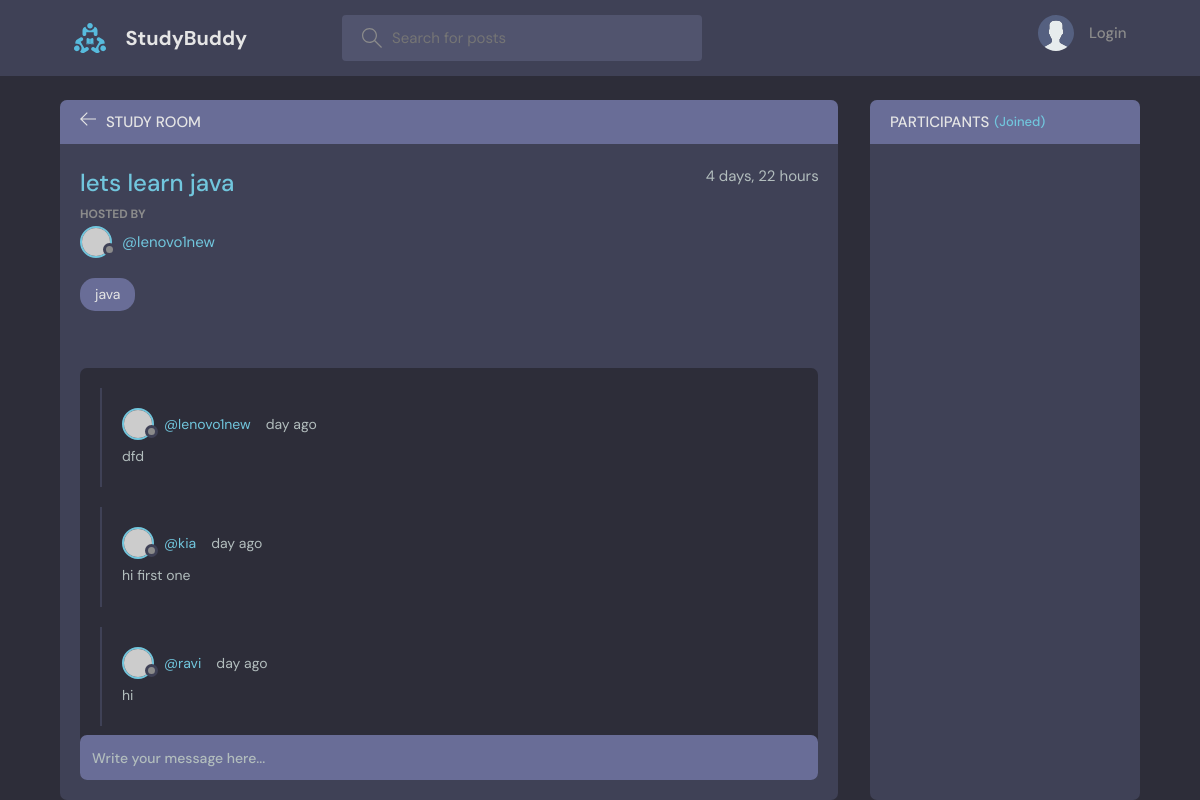
/room/5/, run on the app's committed database.
### base/models.py (models this page shows, shortened)
class Room(models.Model):
    host = models.ForeignKey(User, on_delete=models.SET_NULL , null=True)
    topic = models.ForeignKey(Topic, on_delete=models.SET_NULL , null=True)
    name = models.CharField(max_length=200)  #thise variables name,description represent column in database
    description = models.TextField(null=True , blank=True)#null=True means thise filled cant be blank
    participants = models.ManyToManyField(User,related_name='participants',blank=True)
    updated = models.DateTimeField(auto_now=True)
    created = models.DateTimeField(auto_now_add=True)
    class Meta:
        ordering = ['-updated','-created'] #we are trying to make our newist oredr to display first

class Topic(models.Model):
    name = models.CharField(max_length=200)
    def __str__(self):
        return self.name

class Message(models.Model):
    user = models.ForeignKey(User , on_delete=models.CASCADE) # here User have (one to many relationship )like a user can have multiple messages ,but multiple messages can have only one user
    room = models.ForeignKey(Room , on_delete=models.CASCADE) # here we connect [message to room] so here message is a child modle
    body = models.TextField () #contain messages
    updated = models.DateTimeField(auto_now=True)
    created = models.DateTimeField(auto_now_add=True)
    class Meta:
        ordering = ['-updated','-created']

### base/views.py (the view, shortened to what this page needs)
# urls.py: path('room/<str:pk>/',views.room,name='room'),
def room(request,pk):
    room = Room.objects.get(id=pk)
    room_messages = room.message_set.all()
    participants = room.participants.all()
    context = {'room':room,'room_messages':room_messages,'participants':participants}
    return render(request,'room.html',context)

### base/templates/room.html (shortened to what this page needs)
{% extends 'main.html' %}
{% block content%}
    <main class="profile-page layout layout--2">
      <div class="container">
        <div class="room">
          <div class="room__top">
            <div class="room__topLeft">
              <a href="{% url 'home' %}">
                <svg version="1.1" xmlns="http://www.w3.org/2000/svg" width="32" height="32" viewBox="0 0 32 32">
                  <title>arrow-left</title>
                  <path
                    d="M13.723 2.286l-13.723 13.714 13.719 13.714 1.616-1.611-10.96-10.96h27.625v-2.286h-27.625l10.965-10.965-1.616-1.607z"
                  ></path>
                </svg>
              </a>
              <h3>Study Room</h3>
            </div>
          </div>
          <div class="room__box scroll">
            <div class="room__header scroll">
              <div class="room__info">
                <h3>{{room.name}}</h3>
                <span>{{room.created|timesince}}</span>
              </div>
              <div class="room__hosted">
                <p>Hosted By</p>
                <a href="{% url 'user-profile' room.host.id %}" class="room__author">
                  <div class="avatar avatar--small">
                    <img src="https://randomuser.me/api/portraits/men/37.jpg" />
                  </div>
                  <span>@{{room.host.username}}</span>
                </a>
              </div>
              <span class="room__topics">{{room.topic}}</span>
            </div>
            <div class="room__conversation">
              <div class="threads scroll">
                    {% for message in room_messages %}
                <div class="thread">
                  <div class="thread__top">
                    <div class="thread__author">
                      <a href="{% url 'user-profile' message.user.id %}" class="thread__authorInfo">
                        <div class="avatar avatar--small">
                          <img src="https://randomuser.me/api/portraits/men/37.jpg" />
                        </div>
                        <span>@{{message.user.username}}</span>
                      </a>
                      <span class="thread__date">{{message.creates|timesince}} day ago</span>
                    </div>
                  </div>
                  <div class="thread__details">
                   {{message.body}}
                  </div>
                </div>
                    {% endfor %}
              </div>
            </div>
          </div>
          <div class="room__message">
            <form action="" method="POST">
              <input name="body" placeholder="Write your message here..." /></form>
          </div>
        </div>
        <div class="participants">
          <h3 class="participants__top">Participants <span>({{participants.counts}}Joined)</span></h3>
          <div class="participants__list scroll">
          </div>
        </div>
      </div>
    </main>
{% endblock %}

### data on the page
Room: name "lets learn java", created "4 days, 22 hours", host.username "lenovo1new", topic "java"
Message: user.username "lenovo1new", body "dfd"
Message: user.username "kia", body "hi first one"
Message: user.username "ravi", body "hi"
